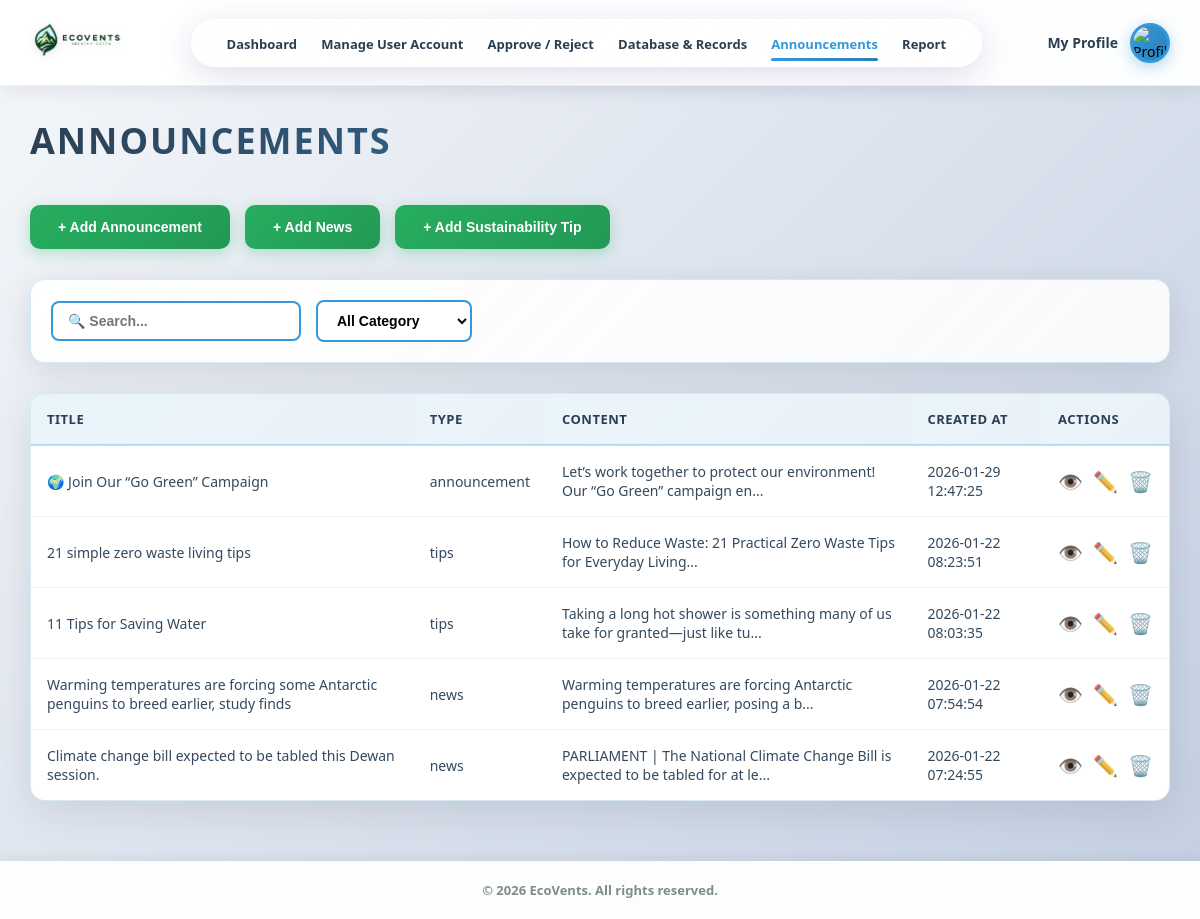
The app's page /announcements.php with its own data.
### tables this page shows
CREATE TABLE `news` (
  `newsID` int(21) NOT NULL,
  `user_id` int(21) NOT NULL,
  `news_title` varchar(255) NOT NULL,
  `news_content` varchar(2083) NOT NULL,
  `news_type` varchar(255) NOT NULL,
  `news_link` varchar(2083) NOT NULL,
  `news_created_at` timestamp NOT NULL DEFAULT current_timestamp() ON UPDATE current_timestamp()
);

### announcements.php (the view, shortened to what this page needs)
<?php
$host = 'localhost';
$dbname = 'users';
$username = 'root';
$password = '';
try {
    $pdo = new PDO("mysql:host=$host;dbname=$dbname", $username, $password);
    $pdo->setAttribute(PDO::ATTR_ERRMODE, PDO::ERRMODE_EXCEPTION);
} catch(PDOException $e) {
    die("Connection failed: " . $e->getMessage());
}
$stmt = $pdo->query("SELECT * FROM news ORDER BY news_created_at DESC");
$newsItems = $stmt->fetchAll(PDO::FETCH_ASSOC);
?>
<!DOCTYPE html>
<html lang="en">
<head>
</head>
<body>
    <div class="header">
        <div class="logo">
            <img src="photo/Logo.png" alt="Logo">
        </div>
        <div class="nav">
            <a href="mainpage.php">Dashboard</a>
            <a href="manage-user.php">Manage User Account</a>
            <a href="approve-reject.php">Approve / Reject</a>
            <a href="database-record.php">Database & Records</a>
            <a href="announcements.php" class="active">Announcements</a>
            <a href="report.php">Report</a>
        </div>
        <div class="profile">
            <div class="profile-text">
                <a href="adminprofile.php">My Profile</a>
            </div>
            <div class="profile-circle" id="profileCircle">
                <img src="photo/profile.jpg" alt="Profile Photo">
            </div>
        </div>
    </div>
    <div class="content">
        <h1>ANNOUNCEMENTS</h1>
        <div class="top-buttons">
            <button class="add-btn" id="addAnnouncementBtn">+ Add Announcement</button>
            <button class="add-btn" id="addNewsBtn">+ Add News</button>
            <button class="add-btn" id="addTipBtn">+ Add Sustainability Tip</button>
        </div>
        <div class="filters">
            <input type="text" class="search-input" id="searchInput" placeholder="🔍 Search...">
            <select class="filter-select" id="filterCategory">
                <option value="">All Category</option>
            </select>
        </div>
        <div class="table-wrapper">
            <table id="newsTable">
                <thead>
                    <tr>
                        <th>Title</th>
                        <th>Type</th>
                        <th>Content</th>
                        <th>Created At</th>
                        <th>Actions</th>
                    </tr>
                </thead>
                <tbody id="tableBody">
                    <?php foreach ($newsItems as $item): ?>
                    <tr data-id="<?= $item['newsID'] ?>"
                        data-content="<?= htmlspecialchars($item['news_content']) ?>"
                        data-link="<?= htmlspecialchars($item['news_link']) ?>">
                        <td><?= htmlspecialchars($item['news_title']) ?></td>
                        <td><?= htmlspecialchars($item['news_type']) ?></td>
                        <td><?= htmlspecialchars(substr($item['news_content'], 0, 80)) ?>...</td>
                        <td><?= $item['news_created_at'] ?></td>
                        <td>
                            <div class="action-icons">
                                <span class="action-icon view-icon" title="View">👁️</span>
                                <span class="action-icon edit-icon" title="Edit">✏️</span>
                                <span class="action-icon delete-icon" title="Delete">🗑️</span>
                            </div>
                        </td>
                    </tr>
                    <?php endforeach; ?>
                </tbody>
            </table>
        </div>
    </div>
    <div class="footer">
        © 2026 EcoVents. All rights reserved.
    </div>
</body>
</html>

### announcements.php (style rules this page uses)
* { margin: 0; padding: 0; box-sizing: border-box; }
body { margin: 0; font-family: "Segoe UI", Tahoma, Geneva, Verdana, sans-serif; background: linear-gradient(135deg, #f5f7fa 0%, #c3cfe2 100%); background-attachment: fixed; color: #000; min-height: 100vh; display: flex; flex-direction: column; }
.header { background: rgba(255, 255, 255, 0.95); backdrop-filter: blur(10px); padding: 15px 30px; display: flex; align-items: center; justify-content: space-between; border-bottom: 1px solid rgba(0, 0, 0, 0.05); box-shadow: 0 4px 20px rgba(0, 0, 0, 0.08); }
.logo img { height: 50px; width: auto; object-fit: contain; filter: drop-shadow(0 2px 4px rgba(0, 0, 0, 0.1)); }
.nav { background: linear-gradient(135deg, rgba(255, 255, 255, 0.95), rgba(255, 255, 255, 0.8)); padding: 12px 25px; border-radius: 50px; box-shadow: 0 8px 32px rgba(31, 38, 135, 0.15); backdrop-filter: blur(10px); border: 1px solid rgba(255, 255, 255, 0.6); }
.nav a { text-decoration: none; color: #2c3e50; margin: 0 15px; font-size: 14px; font-weight: 600; transition: all 0.3s ease; position: relative; }
.nav a.active { color: #3498db; font-weight: 700; }
.nav a.active::after { content: ''; position: absolute; bottom: -8px; left: 0; right: 0; height: 3px; background: linear-gradient(90deg, #3498db, #2980b9); border-radius: 2px; }
.profile { display: flex; align-items: center; gap: 12px; font-size: 14px; }
.profile-text a { text-decoration: none; color: #2c3e50; font-weight: 600; transition: color 0.3s ease; }
.profile-circle { width: 40px; height: 40px; border-radius: 50%; overflow: hidden; border: 3px solid #3498db; cursor: pointer; background: linear-gradient(135deg, #3498db, #2980b9); transition: transform 0.3s ease, box-shadow 0.3s ease; box-shadow: 0 4px 15px rgba(52, 152, 219, 0.4); }
.profile-circle img { width: 100%; height: 100%; object-fit: cover; display: block; }
.content { padding: 40px; background: transparent; flex: 1; width: 100%; box-sizing: border-box; }
h1 { margin-bottom: 40px; letter-spacing: 2px; font-size: 36px; background: linear-gradient(135deg, #2c3e50 0%, #3498db 100%); -webkit-background-clip: text; -webkit-text-fill-color: transparent; background-clip: text; font-weight: 800; }
.top-buttons { display: flex; gap: 15px; margin-bottom: 30px; flex-wrap: wrap; }
.add-btn { padding: 14px 28px; background: linear-gradient(135deg, #27ae60, #229954); border: none; color: white; cursor: pointer; font-size: 14px; font-weight: 700; border-radius: 10px; transition: all 0.3s ease; box-shadow: 0 4px 15px rgba(39, 174, 96, 0.3); }
.filters { display: flex; gap: 15px; margin-bottom: 30px; align-items: center; padding: 20px; background: linear-gradient(135deg, rgba(255, 255, 255, 0.95), rgba(255, 255, 255, 0.85)); backdrop-filter: blur(10px); border-radius: 15px; box-shadow: 0 8px 32px rgba(0, 0, 0, 0.1); border: 1px solid rgba(52, 152, 219, 0.2); flex-wrap: wrap; }
.search-input, .filter-select { padding: 10px 15px; border: 2px solid #3498db; background: white; font-size: 14px; border-radius: 8px; font-weight: 600; transition: all 0.3s ease; }
.search-input { width: 250px; }
.filter-select { cursor: pointer; }
.table-wrapper { background: white; border-radius: 15px; overflow: hidden; box-shadow: 0 10px 40px rgba(0, 0, 0, 0.1); border: 1px solid rgba(52, 152, 219, 0.2); margin-bottom: 30px; }
table { width: 100%; border-collapse: collapse; }
th { background: linear-gradient(135deg, rgba(52, 152, 219, 0.1), rgba(41, 128, 185, 0.1)); padding: 16px; text-align: left; font-size: 13px; font-weight: 700; color: #2c3e50; text-transform: uppercase; letter-spacing: 0.5px; border-bottom: 2px solid rgba(52, 152, 219, 0.3); }
td { padding: 16px; border-bottom: 1px solid rgba(0, 0, 0, 0.05); font-size: 14px; color: #34495e; }
tr:last-child td { border-bottom: none; }
.action-icons { display: flex; gap: 10px; font-size: 20px; }
.action-icon { cursor: pointer; transition: all 0.3s ease; filter: grayscale(0.3); }
.footer { padding: 20px; background: rgba(255, 255, 255, 0.95); backdrop-filter: blur(10px); text-align: center; font-size: 13px; color: #7f8c8d; font-weight: 600; box-shadow: 0 -4px 10px rgba(0, 0, 0, 0.05); }
@media (max-width: 1200px) { .content { padding: 30px; } }
@media (max-width: 1200px) { .nav a { margin: 0 10px; font-size: 13px; } }

### records on screen
news: news_title "🌍 Join Our “Go Green” Campaign", news_type "announcement", news_content "Let’s work together to protect our environment! Our “Go Green” campaign en", news_created_at "2026-01-29 12:47:25"
news: news_title "21 simple zero waste living tips", news_type "tips", news_content "How to Reduce Waste: 21 Practical Zero Waste Tips for Everyday Living", news_created_at "2026-01-22 08:23:51"
news: news_title "11 Tips for Saving Water", news_type "tips", news_content "Taking a long hot shower is something many of us take for granted—just like tu", news_created_at "2026-01-22 08:03:35"
news: news_title "Warming temperatures are forcing some Antarctic penguins to breed earlier, study finds", news_type "news", news_content "Warming temperatures are forcing Antarctic penguins to breed earlier, posing a b", news_created_at "2026-01-22 07:54:54"
news: news_title "Climate change bill expected to be tabled this Dewan session.", news_type "news", news_content "PARLIAMENT | The National Climate Change Bill is expected to be tabled for at le", news_created_at "2026-01-22 07:24:55"
